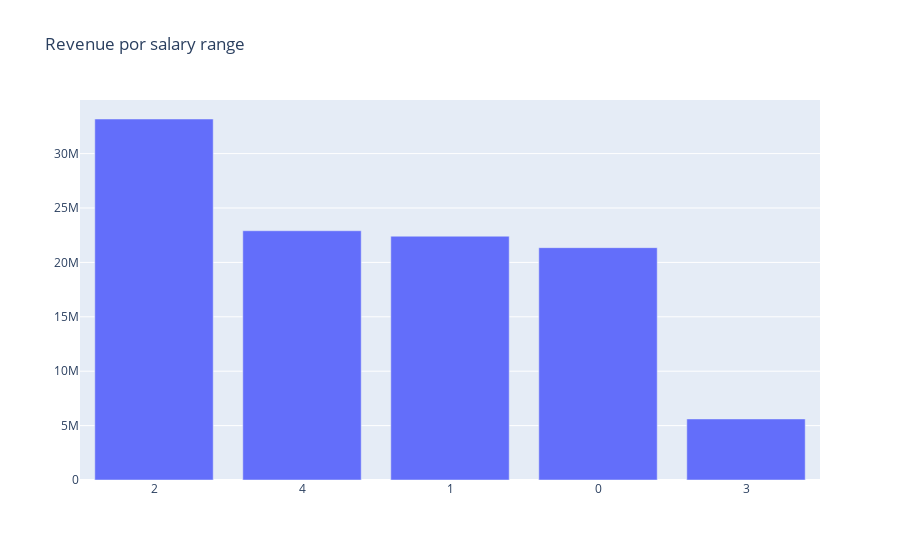

Source (notebook cell):
### Code cell
plot_data = [
    go.Bar(
        x=df_2_age_range_revenue['salary_range'],
        y=df_2_age_range_revenue['revenue_total'],
    )
]

plot_layout = go.Layout(
        xaxis={"type": "category"},
        title='Revenue por salary range'
    )

plt.figure(figsize=(16,16))
fig = go.Figure(data=plot_data, layout=plot_layout)
fig.write_html('fig9salaryrange.html')
pyoff.iplot(fig)

### Figure 1 — Plotly figure (JSON) as saved in the notebook; plotly's stock layout.template omitted (floating-point values rounded to 4 significant figures)
{"data": [{"type": "bar", "x": [2, 4, 1, 0, 3], "y": [33181190, 22909930, 22407590, 21354090, 5612280]}], "layout": {"title": {"text": "Revenue por salary range"}, "xaxis": {"type": "category"}}}
